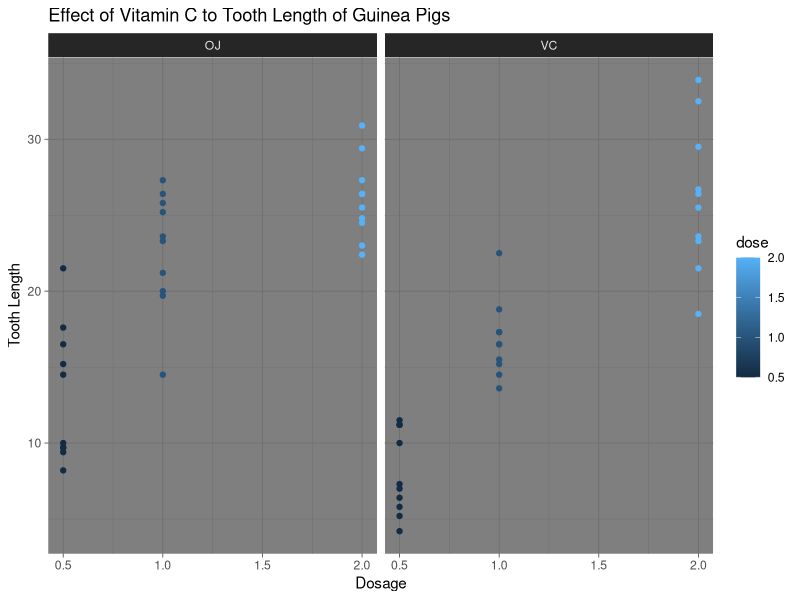

Generate this figure with R:
## ---- chunk 1
knitr::opts_chunk$set(echo = TRUE)
## ---- chunk 2
summary(ToothGrowth)
## ---- chunk 3
# Subset of data - OJ & VC
OJ <- ToothGrowth$len[ToothGrowth$supp == "OJ"]
VC <- ToothGrowth$len[ToothGrowth$supp == "VC"]

# Standard Deviation
sd_OJ <- sd(OJ)
sd_VC <- sd(VC)

# Mean
mu_OJ <- mean(OJ)
mu_VC <- mean(VC)
## ---- chunk 4
# Consolidating Standard Deviations and Means
con <- data.frame(c(mu_OJ, mu_VC), c(sd_OJ, sd_VC), row.names =c("OJ", "VC") )
colnames(con) <- c("Mean", "Sd")
con

# Calculation of T test
t.test(OJ, VC, paired=TRUE, alternative="two.sided")

## ---- chunk 5
library(ggplot2)
g <- ggplot(data=ToothGrowth, aes(dose, len))
g + geom_point(aes(colour=dose)) + theme_dark() + facet_grid(.~supp) + ylab("Tooth Length") + xlab("Dosage") + ggtitle("Effect of Vitamin C to Tooth Length of Guinea Pigs")
## ---- chunk 6
# Subset of data - OJ & VC
M <- ToothGrowth$len[ToothGrowth$dose == 0.5]
N <- ToothGrowth$len[ToothGrowth$dose == 1]
O <- ToothGrowth$len[ToothGrowth$dose == 2]

# Standard Deviation
sd_M <- sd(M)
sd_N <- sd(N)
sd_O <- sd(O)

# Mean
mu_M <- mean(M)
mu_N <- mean(N)
mu_O <- mean(O)
## ---- chunk 7
# Consolidating the standard deviations and means
con <- data.frame(c(mu_M, mu_N, mu_O), c(sd_M, sd_N, sd_O), row.names =c("0.5", "1", "2"))
colnames(con) <- c("Mean", "Sd")
con

## ---- chunk 8
# Dosage 0.5 vs 1
t.test(N, M, paired=TRUE, alternative="greater")

# Dosage 1 vs 2
t.test(O, N, paired=TRUE, alternative="two.sided")

# Dosage 0.5 vs 2
t.test(O, M, paired=TRUE, alternative="two.sided")
